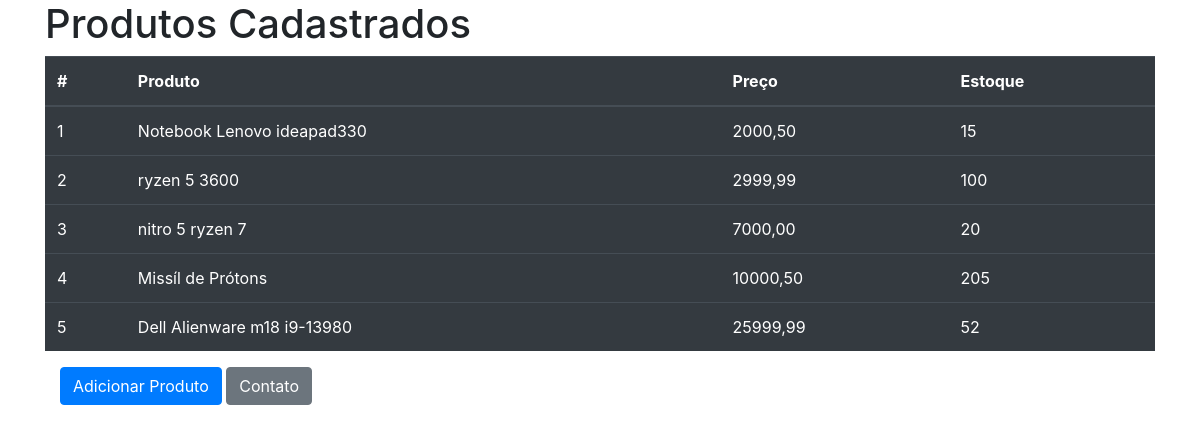
The page / on the database its author committed.
### core/models.py (models this page shows, shortened)
class Base(models.Model):
    criado = models.DateField('Data de criação', auto_now=True)
    modificado = models.DateField('Data de atualização', auto_now=True)
    ativo = models.BooleanField('Ativo?', default=True)
    class Meta:
        abstract = True

class Produto(Base):
    nome = models.CharField('Nome', max_length=100)
    preco = models.DecimalField('Preço', max_digits=8, decimal_places=2)
    estoque = models.IntegerField('Estoque')
    imagem = StdImageField('Imagem', upload_to='produtos', variations={'thumb': (124,124)})
    slug = models.SlugField('Slug', max_length=100, blank=True, editable=False)

### core/views.py (the view)
# urls.py: path('', index, name='index'),
def index(request):
    context = {
        'produtos': Produto.objects.all()
    }
    return render(request, 'index.html', context)

### core/templates/index.html (shortened to what this page needs)
{% load static %}
{% load bootstrap4 %}
<!DOCTYPE html>
<html lang="en">
<head>
    {% bootstrap_css %}
    <link rel="stylesheet" href="{% static 'css/styles.css' %}">
</head>
<body>
    <div class="container">
        {% if produtos %}
        <h1>Produtos Cadastrados</h1>
        <table class="table table-dark">
            <thead>
                <tr>
                    <th scope="col">#</th>
                    <th scope="col">Produto</th>
                    <th scope="col">Preço</th>
                    <th scope="col">Estoque</th>
                </tr>
            </thead>
            <tbody>
                {% for produto in produtos %}
                    <tr>
                        <td scope="row">{{ produto.id }}</td>
                        <td scope="row"><a href="#modal{{produto.id}}" data-toggle="modal">{{ produto.nome }}</a></td>
                        <td scope="row">{{ produto.preco }}</td>
                        <td scope="row">{{ produto.estoque }}</td>
                    </tr>
                {% endfor %}
            </tbody>
        </table>
        {% else %}
        <h2>Ainda não existem produtos registrados.</h2>
        {% endif %}
        <div class="container">
            <a href="{% url 'produto' %}" class="btn btn-primary">Adicionar Produto</a>
            <a href="{% url 'contato' %}" class="btn btn-secondary">Contato</a>
        </div>
    </div>
</body>
</html>

### core/static/css/styles.css (style rules this page uses)
a { color: white; }

### rows shown on the page
Produto: id "1", nome "Notebook Lenovo ideapad330", preco "2000,50", estoque "15"
Produto: id "2", nome "ryzen 5 3600", preco "2999,99", estoque "100"
Produto: id "3", nome "nitro 5 ryzen 7", preco "7000,00", estoque "20"
Produto: id "4", nome "Missíl de Prótons", preco "10000,50", estoque "205"
Produto: id "5", nome "Dell Alienware m18 i9-13980", preco "25999,99", estoque "52"
